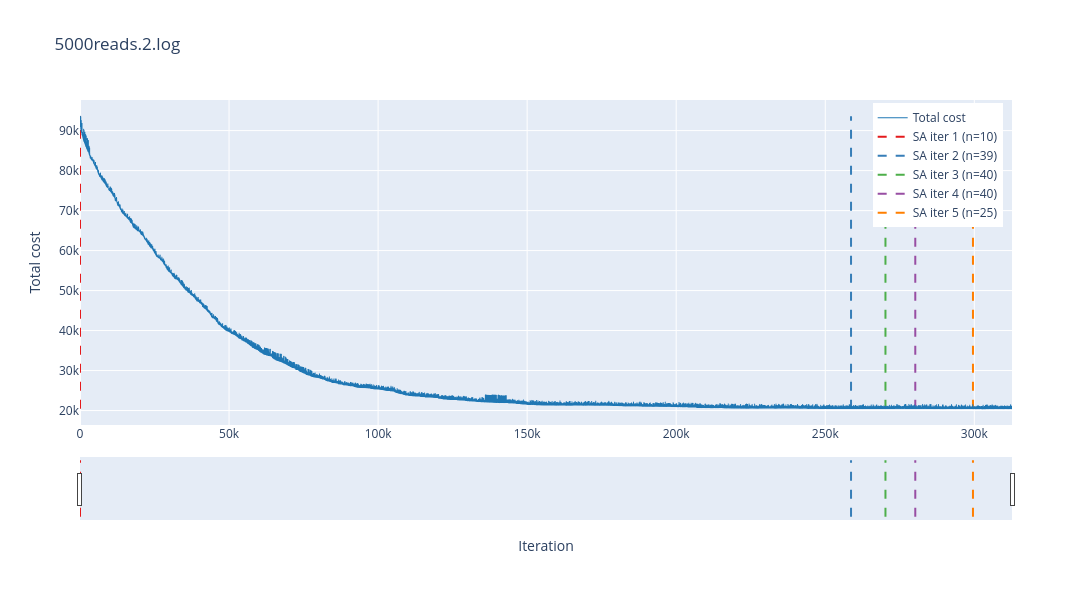

Notebook code for this chart:
### Code cell
# Example usage:
# Returns an interactive Plotly figure - use mouse to:
#   - Zoom: Click and drag to select a region, or use scroll wheel
#   - Pan: Hold shift + drag, or use the pan tool in the toolbar
#   - Reset: Double-click to reset view
#   - Range slider: Use the slider at the bottom for quick navigation

# Default: downsamples to 5000 points for smooth interaction
# fig = plot_optimization_progress("5000reads.2.log")
# fig.show()

# For more detail (but may be slower): increase max_points
fig = plot_optimization_progress("5000reads.2.log", max_points=10000)
fig.show()

# To show all points (may crash on large files):
# fig = plot_optimization_progress("5000reads.2.log", max_points=None)

### Figure 1 — Plotly figure (JSON) as saved in the notebook; plotly's stock layout.template omitted (floating-point values rounded to 4 significant figures; data arrays with more than 128 entries replaced by an {"elided": "..."} marker saying what was removed)
{"data": [{"hovertemplate": "Iteration: %{x:,.0f}<br>Cost: %{y:,.2f}<extra></extra>", "line": {"color": "#1f77b4", "width": 1}, "mode": "lines", "name": "Total cost", "type": "scattergl", "x": {"elided": "10000 int values"}, "y": {"elided": "10000 float values"}}, {"hovertemplate": "SA iter 1 (n=10)<br>Start at iteration: 0<extra></extra>", "line": {"color": "#e41a1c", "dash": "dash", "width": 2}, "mode": "lines", "name": "SA iter 1 (n=10)", "type": "scatter", "x": [0, 0], "y": [20450.0, 93590.0]}, {"hovertemplate": "SA iter 2 (n=39)<br>Start at iteration: 258,649<extra></extra>", "line": {"color": "#377eb8", "dash": "dash", "width": 2}, "mode": "lines", "name": "SA iter 2 (n=39)", "type": "scatter", "x": [258649, 258649], "y": [20450.0, 93590.0]}, {"hovertemplate": "SA iter 3 (n=40)<br>Start at iteration: 270,200<extra></extra>", "line": {"color": "#4daf4a", "dash": "dash", "width": 2}, "mode": "lines", "name": "SA iter 3 (n=40)", "type": "scatter", "x": [270200, 270200], "y": [20450.0, 93590.0]}, {"hovertemplate": "SA iter 4 (n=40)<br>Start at iteration: 280,202<extra></extra>", "line": {"color": "#984ea3", "dash": "dash", "width": 2}, "mode": "lines", "name": "SA iter 4 (n=40)", "type": "scatter", "x": [280202, 280202], "y": [20450.0, 93590.0]}, {"hovertemplate": "SA iter 5 (n=25)<br>Start at iteration: 299,555<extra></extra>", "line": {"color": "#ff7f00", "dash": "dash", "width": 2}, "mode": "lines", "name": "SA iter 5 (n=25)", "type": "scatter", "x": [299555, 299555], "y": [20450.0, 93590.0]}], "layout": {"height": 600, "hovermode": "closest", "legend": {"x": 0.99, "xanchor": "right", "y": 0.99, "yanchor": "top"}, "title": {"text": "5000reads.2.log"}, "width": 1200, "xaxis": {"fixedrange": false, "rangeslider": {"visible": true}, "title": {"text": "Iteration"}, "type": "linear"}, "yaxis": {"fixedrange": false, "title": {"text": "Total cost"}}}}
